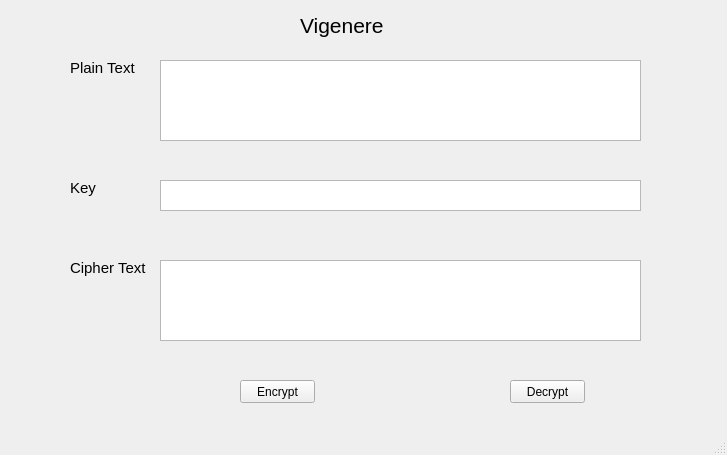
<?xml version="1.0" encoding="UTF-8"?>
<ui version="4.0">
 <class>MainWindow</class>
 <widget class="QMainWindow" name="MainWindow">
  <property name="geometry">
   <rect>
    <x>0</x>
    <y>0</y>
    <width>727</width>
    <height>455</height>
   </rect>
  </property>
  <property name="windowTitle">
   <string>MainWindow</string>
  </property>
  <widget class="QWidget" name="centralwidget">
   <widget class="QPushButton" name="btn_encrypt">
    <property name="geometry">
     <rect>
      <x>240</x>
      <y>380</y>
      <width>75</width>
      <height>23</height>
     </rect>
    </property>
    <property name="text">
     <string>Encrypt</string>
    </property>
   </widget>
   <widget class="QPlainTextEdit" name="txt_plain_text">
    <property name="geometry">
     <rect>
      <x>160</x>
      <y>60</y>
      <width>481</width>
      <height>81</height>
     </rect>
    </property>
   </widget>
   <widget class="QPushButton" name="btn_decrypt">
    <property name="geometry">
     <rect>
      <x>510</x>
      <y>380</y>
      <width>75</width>
      <height>23</height>
     </rect>
    </property>
    <property name="text">
     <string>Decrypt</string>
    </property>
   </widget>
   <widget class="QLabel" name="label_3">
    <property name="geometry">
     <rect>
      <x>70</x>
      <y>180</y>
      <width>31</width>
      <height>16</height>
     </rect>
    </property>
    <property name="font">
     <font>
      <pointsize>11</pointsize>
     </font>
    </property>
    <property name="text">
     <string>Key</string>
    </property>
   </widget>
   <widget class="QPlainTextEdit" name="txt_key">
    <property name="geometry">
     <rect>
      <x>160</x>
      <y>180</y>
      <width>481</width>
      <height>31</height>
     </rect>
    </property>
   </widget>
   <widget class="QPlainTextEdit" name="txt_cipher_text">
    <property name="geometry">
     <rect>
      <x>160</x>
      <y>260</y>
      <width>481</width>
      <height>81</height>
     </rect>
    </property>
   </widget>
   <widget class="QLabel" name="label">
    <property name="geometry">
     <rect>
      <x>300</x>
      <y>10</y>
      <width>91</width>
      <height>31</height>
     </rect>
    </property>
    <property name="font">
     <font>
      <pointsize>16</pointsize>
     </font>
    </property>
    <property name="text">
     <string>Vigenere</string>
    </property>
   </widget>
   <widget class="QLabel" name="label_4">
    <property name="geometry">
     <rect>
      <x>70</x>
      <y>260</y>
      <width>81</width>
      <height>16</height>
     </rect>
    </property>
    <property name="font">
     <font>
      <pointsize>11</pointsize>
     </font>
    </property>
    <property name="text">
     <string>Cipher Text</string>
    </property>
   </widget>
   <widget class="QLabel" name="label_2">
    <property name="geometry">
     <rect>
      <x>70</x>
      <y>60</y>
      <width>71</width>
      <height>16</height>
     </rect>
    </property>
    <property name="font">
     <font>
      <pointsize>11</pointsize>
     </font>
    </property>
    <property name="text">
     <string>Plain Text</string>
    </property>
   </widget>
  </widget>
  <widget class="QMenuBar" name="menubar">
   <property name="geometry">
    <rect>
     <x>0</x>
     <y>0</y>
     <width>727</width>
     <height>21</height>
    </rect>
   </property>
  </widget>
  <widget class="QStatusBar" name="statusbar"/>
 </widget>
 <resources/>
 <connections/>
</ui>
